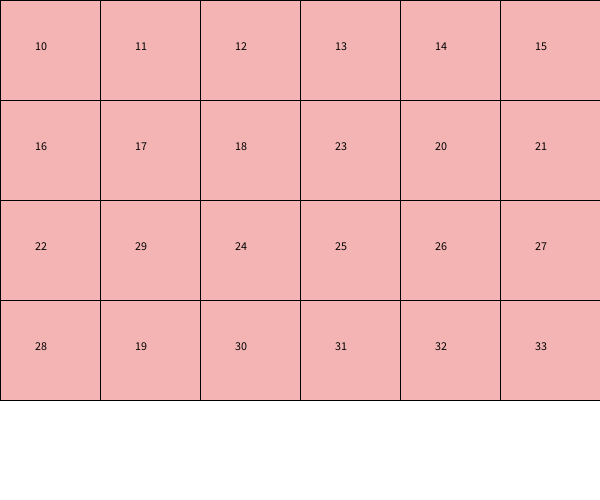
Frame 1 (no input)
Frame 60 (the mouse pressed at the canvas centre just before this capture): identical to frame 1, image omitted
Frame 120 (the mouse held since frame 60 and released just before this capture): identical to frame 1, image omitted

The Processing sketch that drew this single still picture (run headless with seeded random() and noise(); from frame 60 on, the mouse is pressed at the canvas centre):

// Processing sketch: Week11_3
// ── Week11_3.pde
void setup()
{
  size(600,500);
  for(int i=0;i<4;i++)
  {
    for(int j=0;j<6;j++)
    {
      value[i][j] = i*6+j +10;//從10開始，數字不重複
    }
  }
  for(int k=0;k<2;k++)
  {//k<2為交換兩次
    int i = int(random(4)), j = int(random(6));
    int i2 = int(random(4)), j2 = int(random(6));
    int temp = value[i][j];
    value[i][j] = value[i2][j2];
    value[i2][j2] = temp;
  }
}
int [][] value = new int[4][6];
void draw()
{
  background(255);
  for(int i=0;i<4;i++)
  {//y
    for(int j=0;j<6;j++)
    {//x
      fill(#F5B4B4);rect(j*100,i*100,100,100);
      fill(0); text(value[i][j],j*100+35,i*100+50);
    }
  }
}
